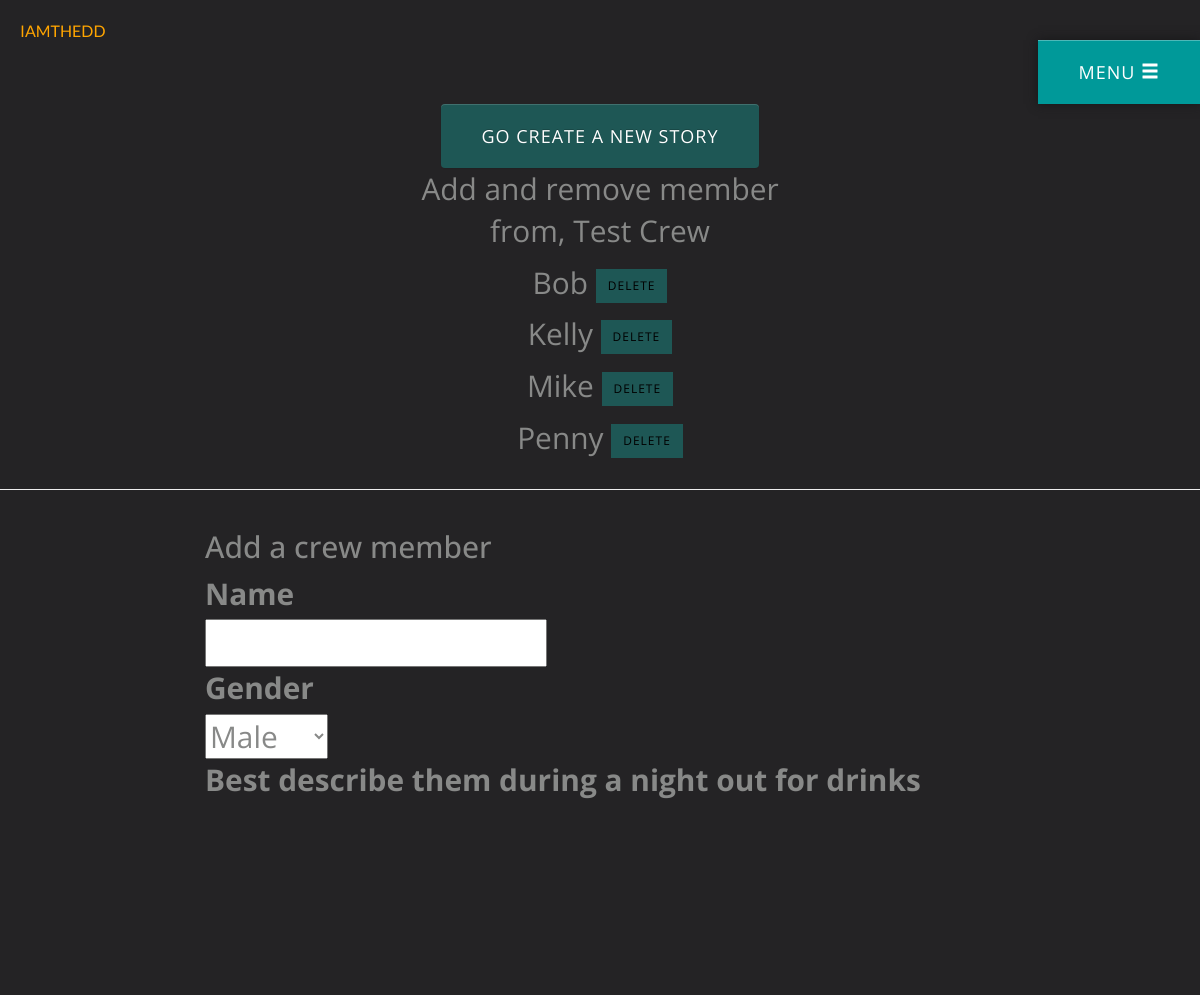
The page /crew/8/ (signed in) on the database its author committed.
### dd_app/models.py (models this page shows, shortened)
class Crew(models.Model):
	crew_name = models.CharField(max_length=20)
	owner = models.ForeignKey(User, default=User)
	date_created = models.DateTimeField('date created', default=timezone.now())
	def verify_crew(self, logged_in_user):
		if self.owner == logged_in_user:
			return True
		return False

class CrewMember(models.Model):
	name = models.CharField(max_length=20)
	crew = models.ForeignKey(Crew)
	gender = models.CharField(max_length=6, choices=GENDER_CHOICES, default='Male')
	personality = models.CharField(max_length=20,
								choices=PERSONALITY_CHOICES,
								default='Angry')

### dd_app/views.py (the view, shortened to what this page needs)
# urls.py: url(r'^crew/(?P<crew_id>[0-9]+)/$', CrewView.as_view(), name='crew'),
@method_decorator(login_required, name='dispatch')
class CrewView(View):
	def get(self, request, crew_id):
		crew = Crew.objects.get(id=crew_id)
		if request.user and crew:
			if crew.verify_crew(request.user):
				crew_members = CrewMember.objects.filter(crew=crew)
				form = CreateCrewMemberForm()
				return render(request, 'dd_app/crew_page.html', {'form': form,
																'crew': crew,
																'crew_members': crew_members})
			else:
				return HttpResponseForbidden('<h2>You are not allowed to view this crew.</h2>')
		else:
			return render(request, 'dd_app/mycrews.html')

### dd_app/models.py
class CreateCrewMemberForm(forms.ModelForm):
    class Meta:
        model = CrewMember
        exclude = ('crew',)
        fields = ('name', 'gender','personality', 'crew')
        labels = {
            'personality': _('Best describe them during a night out for drinks'),
        }

### dd_app/templates/dd_app/crew_page.html (shortened to what this page needs)
{% extends "dd_app/base.html" %}
{% block content %}
<div class="row">
	<div class="fluid-containter text-center">
		<a class="btn btn-lg btn-success" href="{% url 'dd_app:create_story' %}" title="Go Create A New Story">Go Create A New Story</a>
	</div>
</div>
<div class="row">
<div class="col-md-4 col-md-offset-4 text-center">
<p>Add and remove member from, {{ crew.crew_name }}</p>
{% if crew_members  %}
	{% for member in crew_members %}
		<p>{{member.name}}<span>  <a class="btn btn-sm sharp delete"href="{% url 'dd_app:delete_member' member.id %}">Delete</a></span></p>
	{% endfor %}
{% endif %}
</div>
</div>
<hr>
{% if user %}
<div class="row">
<div class="col-md-8 col-md-offset-2 ">
	<form method="post" action="{% url 'dd_app:crew' crew.id %}">
	<h2>Add a crew member</h2>
	{% for field in form %}
		<div class="control-group">
            <label class="control-label">{{ field.label }}</label>
            <div class="controls">{{ field }}
            </div>
        </div>
	{% endfor %}
	<br />
	<div class="text-center">
		<input type="submit" value="Add Member" />
	</div>
	</form>
</div>
</div>
{% endif %}
{% endblock %}

### dd_app/static/dd_app/css/style.css (style rules this page uses)
*, *::after, *::before { -webkit-box-sizing: border-box; -moz-box-sizing: border-box; box-sizing: border-box; }
html { font-size: 62.5%; }
body { font-size: 1.6rem; font-family: "Open Sans", sans-serif; color: #888988; background-color: #242325; -webkit-font-smoothing: antialiased; -moz-osx-font-smoothing: grayscale; }
a { color: #DC965A; text-decoration: none; }

### dd_app/static/dd_app/css/stretchmenu.css (style rules this page uses)
*, *::after, *::before { box-sizing: border-box; }
html { font-size: 62.5%; }
body { font-size: 1.6rem; font-family: "Source Sans Pro", sans-serif; color: #FFF; background-color: #ffffff; }
a { color: #9acd91; text-decoration: none; }

### dd_app/static/dd_app/css/buttons.css (style rules this page uses)
.btn { border: 0 none; letter-spacing: 1px; text-transform: uppercase; background-color: #D46A6A; }
.btn-success { background: #00bf6f; color: #ffffff; }
.btn.sharp { border-radius: 0; }
.btn-sm, .btn-group-sm > .btn { padding: 8px 12px; }
.btn-lg { padding: 20px 40px; border-radius: 4px; }

### dd_app/static/dd_app/css/main.css (style rules this page uses)
body,html { width: 100%; height: 100%; margin: 0px; padding: 0px; overflow-x:hidden; }
a { color: black; }
.btn { background-color: #1E5755; }

### rows shown on the page
Crew: crew_name "Test Crew"
CrewMember: name "Bob"
CrewMember: name "Kelly"
CrewMember: name "Mike"
CrewMember: name "Penny"

### other values the page prints
{{ field.label }} "Name" "Gender" "Best describe them during a night out for drinks"
